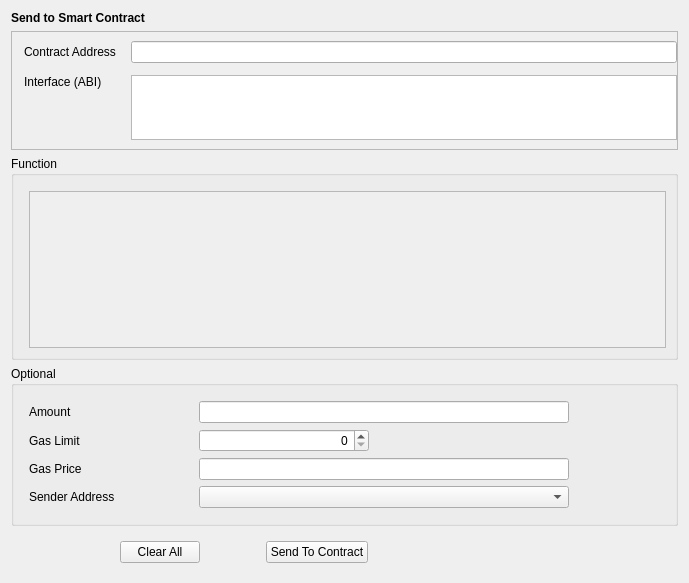
<?xml version="1.0" encoding="UTF-8"?>
<ui version="4.0">
 <class>SendToContract</class>
 <widget class="QWidget" name="SendToContract">
  <property name="geometry">
   <rect>
    <x>0</x>
    <y>0</y>
    <width>689</width>
    <height>583</height>
   </rect>
  </property>
  <property name="windowTitle">
   <string>Form</string>
  </property>
  <layout class="QVBoxLayout" name="verticalLayout">
   <item>
    <widget class="QStackedWidget" name="stackedWidget">
     <property name="currentIndex">
      <number>0</number>
     </property>
     <widget class="QWidget" name="sendContractPage">
      <layout class="QVBoxLayout" name="verticalLayout_4">
       <property name="leftMargin">
        <number>0</number>
       </property>
       <property name="topMargin">
        <number>0</number>
       </property>
       <property name="rightMargin">
        <number>0</number>
       </property>
       <property name="bottomMargin">
        <number>0</number>
       </property>
       <item>
        <widget class="QLabel" name="labelTitle">
         <property name="font">
          <font>
           <weight>75</weight>
           <bold>true</bold>
          </font>
         </property>
         <property name="text">
          <string>Send to Smart Contract</string>
         </property>
        </widget>
       </item>
       <item>
        <widget class="QFrame" name="frameContract">
         <property name="sizePolicy">
          <sizepolicy hsizetype="Preferred" vsizetype="Fixed">
           <horstretch>0</horstretch>
           <verstretch>0</verstretch>
          </sizepolicy>
         </property>
         <property name="frameShape">
          <enum>QFrame::StyledPanel</enum>
         </property>
         <property name="frameShadow">
          <enum>QFrame::Raised</enum>
         </property>
         <layout class="QVBoxLayout" name="verticalLayout_2">
          <property name="leftMargin">
           <number>0</number>
          </property>
          <property name="rightMargin">
           <number>0</number>
          </property>
          <item>
           <layout class="QGridLayout" name="gridLayout">
            <property name="leftMargin">
             <number>12</number>
            </property>
            <property name="horizontalSpacing">
             <number>15</number>
            </property>
            <property name="verticalSpacing">
             <number>12</number>
            </property>
            <item row="0" column="2">
             <widget class="QValidatedLineEdit" name="lineEditContractAddress"/>
            </item>
            <item row="0" column="0">
             <widget class="QLabel" name="labelContractAddress">
              <property name="text">
               <string>Contract Address</string>
              </property>
             </widget>
            </item>
            <item row="1" column="2">
             <widget class="QValidatedTextEdit" name="textEditInterface">
              <property name="sizePolicy">
               <sizepolicy hsizetype="Expanding" vsizetype="Fixed">
                <horstretch>0</horstretch>
                <verstretch>0</verstretch>
               </sizepolicy>
              </property>
              <property name="maximumSize">
               <size>
                <width>16777215</width>
                <height>65</height>
               </size>
              </property>
              <property name="horizontalScrollBarPolicy">
               <enum>Qt::ScrollBarAlwaysOff</enum>
              </property>
             </widget>
            </item>
            <item row="1" column="0" alignment="Qt::AlignTop">
             <widget class="QLabel" name="labelInterface">
              <property name="text">
               <string>Interface (ABI)</string>
              </property>
             </widget>
            </item>
           </layout>
          </item>
         </layout>
        </widget>
       </item>
       <item>
        <widget class="QGroupBox" name="groupBoxFunction">
         <property name="title">
          <string>Function</string>
         </property>
         <layout class="QVBoxLayout" name="verticalLayout_3">
          <property name="leftMargin">
           <number>15</number>
          </property>
          <property name="topMargin">
           <number>15</number>
          </property>
          <property name="bottomMargin">
           <number>9</number>
          </property>
          <item>
           <widget class="QScrollArea" name="scrollAreaFunction">
            <property name="widgetResizable">
             <bool>true</bool>
            </property>
            <widget class="QWidget" name="scrollAreaWidgetContents">
             <property name="geometry">
              <rect>
               <x>0</x>
               <y>0</y>
               <width>639</width>
               <height>157</height>
              </rect>
             </property>
            </widget>
           </widget>
          </item>
         </layout>
        </widget>
       </item>
       <item>
        <widget class="QGroupBox" name="groupBoxOptional">
         <property name="title">
          <string>Optional</string>
         </property>
         <layout class="QGridLayout" name="gridLayout_2">
          <property name="leftMargin">
           <number>15</number>
          </property>
          <property name="topMargin">
           <number>15</number>
          </property>
          <property name="horizontalSpacing">
           <number>10</number>
          </property>
          <property name="verticalSpacing">
           <number>6</number>
          </property>
          <item row="1" column="1">
           <widget class="QSpinBox" name="lineEditGasLimit">
            <property name="maximumSize">
             <size>
              <width>170</width>
              <height>16777215</height>
             </size>
            </property>
            <property name="alignment">
             <set>Qt::AlignRight|Qt::AlignTrailing|Qt::AlignVCenter</set>
            </property>
           </widget>
          </item>
          <item row="2" column="1">
           <widget class="BitcoinAmountField" name="lineEditGasPrice"/>
          </item>
          <item row="3" column="0">
           <widget class="QLabel" name="labelSenderAddress">
            <property name="sizePolicy">
             <sizepolicy hsizetype="Fixed" vsizetype="Preferred">
              <horstretch>0</horstretch>
              <verstretch>0</verstretch>
             </sizepolicy>
            </property>
            <property name="minimumSize">
             <size>
              <width>160</width>
              <height>0</height>
             </size>
            </property>
            <property name="text">
             <string>Sender Address</string>
            </property>
           </widget>
          </item>
          <item row="1" column="0">
           <widget class="QLabel" name="labelGasLimit">
            <property name="sizePolicy">
             <sizepolicy hsizetype="Fixed" vsizetype="Preferred">
              <horstretch>0</horstretch>
              <verstretch>0</verstretch>
             </sizepolicy>
            </property>
            <property name="minimumSize">
             <size>
              <width>160</width>
              <height>0</height>
             </size>
            </property>
            <property name="text">
             <string>Gas Limit</string>
            </property>
           </widget>
          </item>
          <item row="3" column="1">
           <widget class="AddressField" name="lineEditSenderAddress">
            <property name="minimumSize">
             <size>
              <width>370</width>
              <height>0</height>
             </size>
            </property>
            <property name="maximumSize">
             <size>
              <width>370</width>
              <height>16777215</height>
             </size>
            </property>
           </widget>
          </item>
          <item row="2" column="0">
           <widget class="QLabel" name="labelGasPrice">
            <property name="sizePolicy">
             <sizepolicy hsizetype="Fixed" vsizetype="Preferred">
              <horstretch>0</horstretch>
              <verstretch>0</verstretch>
             </sizepolicy>
            </property>
            <property name="minimumSize">
             <size>
              <width>160</width>
              <height>0</height>
             </size>
            </property>
            <property name="text">
             <string>Gas Price</string>
            </property>
           </widget>
          </item>
          <item row="0" column="1">
           <widget class="BitcoinAmountField" name="lineEditAmount"/>
          </item>
          <item row="0" column="0">
           <widget class="QLabel" name="labelAmount">
            <property name="sizePolicy">
             <sizepolicy hsizetype="Fixed" vsizetype="Preferred">
              <horstretch>0</horstretch>
              <verstretch>0</verstretch>
             </sizepolicy>
            </property>
            <property name="minimumSize">
             <size>
              <width>160</width>
              <height>0</height>
             </size>
            </property>
            <property name="text">
             <string>Amount</string>
            </property>
           </widget>
          </item>
          <item row="0" column="2" rowspan="5">
           <spacer name="horizontalSpacer_4">
            <property name="orientation">
             <enum>Qt::Horizontal</enum>
            </property>
            <property name="sizeHint" stdset="0">
             <size>
              <width>0</width>
              <height>20</height>
             </size>
            </property>
           </spacer>
          </item>
         </layout>
        </widget>
       </item>
      </layout>
     </widget>
    </widget>
   </item>
   <item>
    <layout class="QHBoxLayout" name="horizontalLayout">
     <property name="leftMargin">
      <number>9</number>
     </property>
     <property name="topMargin">
      <number>9</number>
     </property>
     <property name="rightMargin">
      <number>9</number>
     </property>
     <property name="bottomMargin">
      <number>9</number>
     </property>
     <item>
      <spacer name="horizontalSpacer">
       <property name="orientation">
        <enum>Qt::Horizontal</enum>
       </property>
       <property name="sizeType">
        <enum>QSizePolicy::Fixed</enum>
       </property>
       <property name="sizeHint" stdset="0">
        <size>
         <width>100</width>
         <height>20</height>
        </size>
       </property>
      </spacer>
     </item>
     <item>
      <widget class="QPushButton" name="pushButtonClearAll">
       <property name="text">
        <string>Clear All</string>
       </property>
      </widget>
     </item>
     <item>
      <spacer name="horizontalSpacer_3">
       <property name="orientation">
        <enum>Qt::Horizontal</enum>
       </property>
       <property name="sizeType">
        <enum>QSizePolicy::Fixed</enum>
       </property>
       <property name="sizeHint" stdset="0">
        <size>
         <width>60</width>
         <height>20</height>
        </size>
       </property>
      </spacer>
     </item>
     <item>
      <widget class="QPushButton" name="pushButtonSendToContract">
       <property name="text">
        <string>Send To Contract</string>
       </property>
      </widget>
     </item>
     <item>
      <spacer name="horizontalSpacer_2">
       <property name="orientation">
        <enum>Qt::Horizontal</enum>
       </property>
       <property name="sizeHint" stdset="0">
        <size>
         <width>40</width>
         <height>20</height>
        </size>
       </property>
      </spacer>
     </item>
    </layout>
   </item>
  </layout>
 </widget>
 <customwidgets>
  <customwidget>
   <class>QValidatedLineEdit</class>
   <extends>QLineEdit</extends>
   <header>qvalidatedlineedit.h</header>
  </customwidget>
  <customwidget>
   <class>AddressField</class>
   <extends>QComboBox</extends>
   <header>addressfield.h</header>
  </customwidget>
  <customwidget>
   <class>QValidatedTextEdit</class>
   <extends>QTextEdit</extends>
   <header>qvalidatedtextedit.h</header>
  </customwidget>
  <customwidget>
   <class>BitcoinAmountField</class>
   <extends>QLineEdit</extends>
   <header>bitcoinamountfield.h</header>
   <container>1</container>
  </customwidget>
 </customwidgets>
 <resources/>
 <connections/>
</ui>
